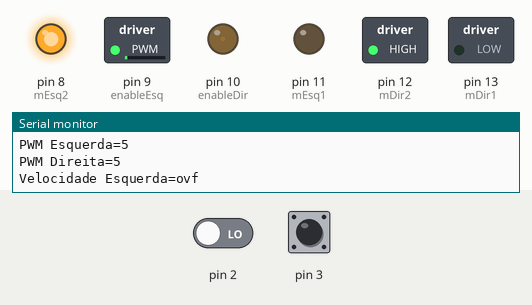
This sketch was run on a simulated Arduino Uno, built with avr-gcc and run on an emulated ATmega328P. Parts: switched loads named in the sketch (green lamp = pin HIGH), output pins drawn as LEDs (lit = HIGH), the last lines printed to the serial monitor. Dashed ring = blinking. The inputs (shaded band) are chosen by the test bench; at power-on: pin 2 LOW, pin 3 LOW.

Above: at 1.2 s.
1.3 s: pin 2 driven HIGH
At 2.8 s:
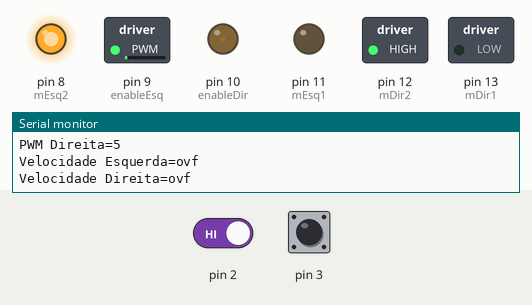
4.3 s: pin 3 driven HIGH
At 4.8 s:
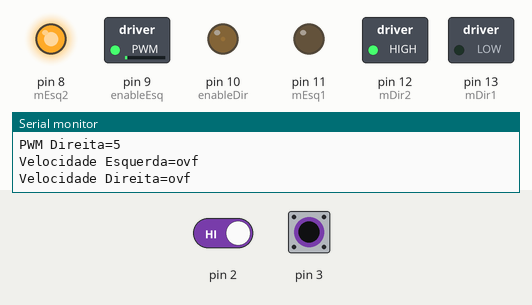
5.9 s: pin 3 pulsed LOW 2 times (0.12 s each, 0.3 s apart)
At 6.31 s:
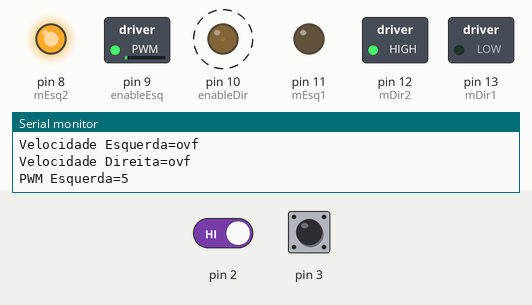
9.5 s: pin 3 pulsed LOW 5 times (0.12 s each, 0.3 s apart)
Timing chart, 0 to 12.5 s (numbered marks = the images above; inputs shaded):
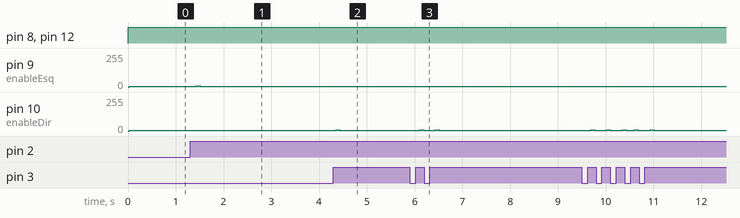

Measured:
- after the input at 1.3 s, pin 9 (enableEsq): 5/255 → 9/255 after 0.13 s, → 5/255 0.08 s later
- after the input at 4.3 s, pin 10 (enableDir): 5/255 → 9/255 after 0.05 s, → 5/255 0.08 s later
- after the input at 5.9 s, pin 10 (enableDir): alternates 9/255 for 0.08 s and 5/255 for 0.25 s, 4 changes in all, then stays 5/255, starting after 0.20 s

The sketch:

teste2motores.ino
```cpp
  // DEFINIÇÃO DO ROBO
 #define this_robot 0 // diretriz que informa qual o numero de cada robo - cada robo recebera um diferente


 //DEFINIÇÕES DOS PINOS PONTE H
  //Motor A Direito
  const int mDir1 = 13;
  const int mDir2 = 12;
  const int enableDir = 10;
  //Motor B Esquerdo
  const int mEsq1 = 11;
  const int mEsq2 = 8;
  const int enableEsq = 9;

//DEFINIÇÕES DAS VARIAVES

//Variaveis de controle
  float pesquisa_vel[] = {0, 2000, 2500, 3000, 3500, 4000, 4500, 5000, 5500, 6000, 6500, 7000, 7500, 8000, 8500, 9000, 9500};
  volatile unsigned long contador=0;
  int pwmEsq=0;
  int pwmDir=0;
  float instEsq=0;
  float instDir=0;
  float erroEsq=0;
  float erroDir=0;
  float refEsq=0;
  float refDir=0;

 // Variaveis de tratamento do byte recebido serialmente
 byte incomingByte = 0;	// for incoming serial data
 unsigned int rc_robo = 0; // variavel para receber para qual robo eh a informacao
 unsigned int rc_roda = 0; // 0 esqerda 1 direita
 unsigned int rc_sign = 0; // 0 frente 1 tras
 unsigned int rc_vel = 0; // vel recebida

void cponte(int pino1, int pino2 );


  void setup() {
    interrupts();
    Serial.begin(9600);
    Serial.write("Iniciando");

    // set all the other pins you're using as outputs:
    pinMode(mDir1, OUTPUT);
    pinMode(mDir2, OUTPUT);
    pinMode(enableDir, OUTPUT);
    pinMode(mEsq1, OUTPUT);
    pinMode(mEsq2, OUTPUT);
    pinMode(enableEsq, OUTPUT);

    refEsq=4000;
    refDir=4000;
    rc_vel=1;
    rc_sign=1;
  }

  void loop() {


    cponte(mEsq1,mEsq2);
    cponte(mDir1,mDir2);
    encoder();
    cvelocidade();
}


void cponte(int pino1, int pino2 ){//controle ponte H

    if (rc_vel==0) {
      digitalWrite(pino1, LOW);  // PARA
      digitalWrite(pino2, LOW);
    }
    else if(rc_sign==0){
      digitalWrite(pino1, HIGH);  // FRENTE
      digitalWrite(pino2, LOW);
    }
    else {
      digitalWrite(pino1, LOW);   // TRAS
      digitalWrite(pino2, HIGH);
    }
}


void encoder(){
//RODA ESQUERDA
contador=0;
attachInterrupt(0, soma, RISING);//digital pin 2
delay(10);
detachInterrupt(0);//digital pin 2
instEsq=(contador-1)/512.0*100.0*60.0;
Serial.write("Velocidade Esquerda=");
Serial.println(instEsq);
//RODA DIREITA
contador=0;
attachInterrupt(1, soma, RISING);//digital pin 3
delay(10);
detachInterrupt(1);//digital pin 3
instDir=(contador-1)/512.0*100.0*60.0;
Serial.write("Velocidade Direita=");
Serial.println(instDir);

}


void cvelocidade(){

//CONTROLE RODA ESQUERDA
if (refEsq!=0){
erroEsq=refEsq-instEsq;
if(erroEsq>100){
  pwmEsq++;
 if(erroEsq>1000)
 pwmEsq+=3;
 if (pwmEsq>255)
pwmEsq=255;
if (pwmEsq<5)
pwmEsq=5;
}
else if (erroEsq<-100){
  pwmEsq--;
 if(erroEsq<-1000)
 pwmEsq-=3;
if (pwmEsq<5)
pwmEsq=5;
}
}
else pwmEsq=0;


Serial.write("PWM Esquerda=");
Serial.println(pwmEsq);
analogWrite(enableEsq, pwmEsq);

//CONTROLE RODA DIREITA
if (refDir!=0){
erroDir=refDir-instDir;
if(erroDir>100){
  pwmDir++;
 if(erroDir>1000)
 pwmDir+=3;
 if (pwmDir>255)
pwmDir=255;
if (pwmDir<5)
pwmDir=5;
}
else if (erroDir<-100){
  pwmDir--;
 if(erroDir<-1000)
 pwmDir-=3;
if (pwmDir<5)
pwmDir=5;
}
}
else pwmDir=0;


Serial.write("PWM Direita=");
Serial.println(pwmDir);
analogWrite(enableDir, pwmDir);
}

void soma(){
contador++;
}
```
